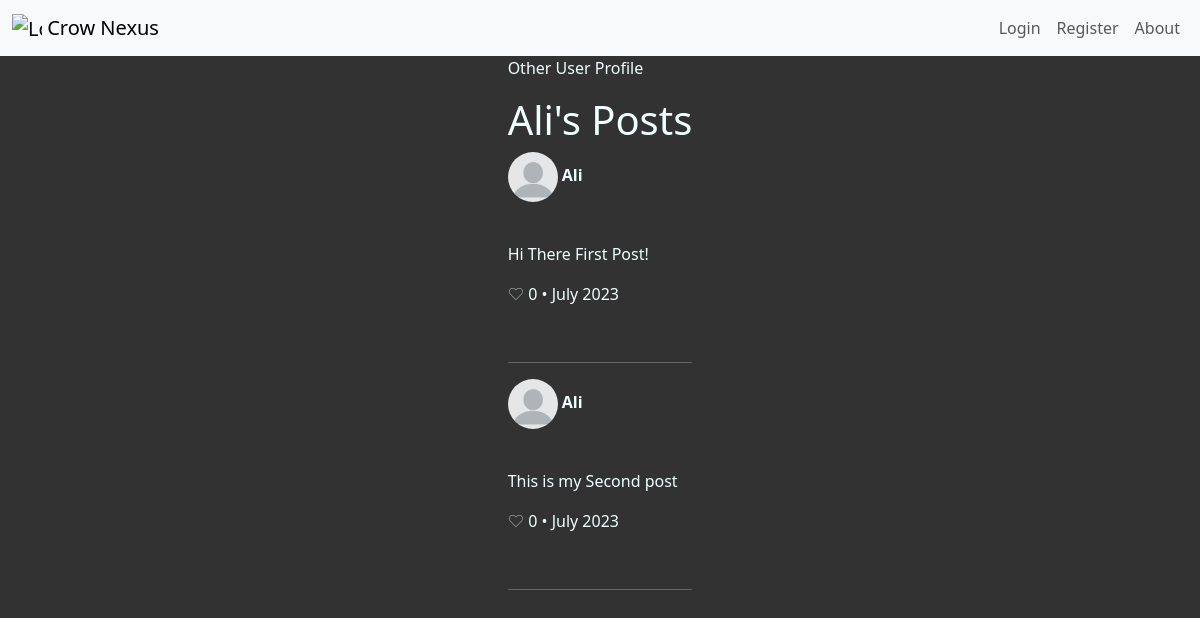
/1, run on an earlier commit of the app's database.
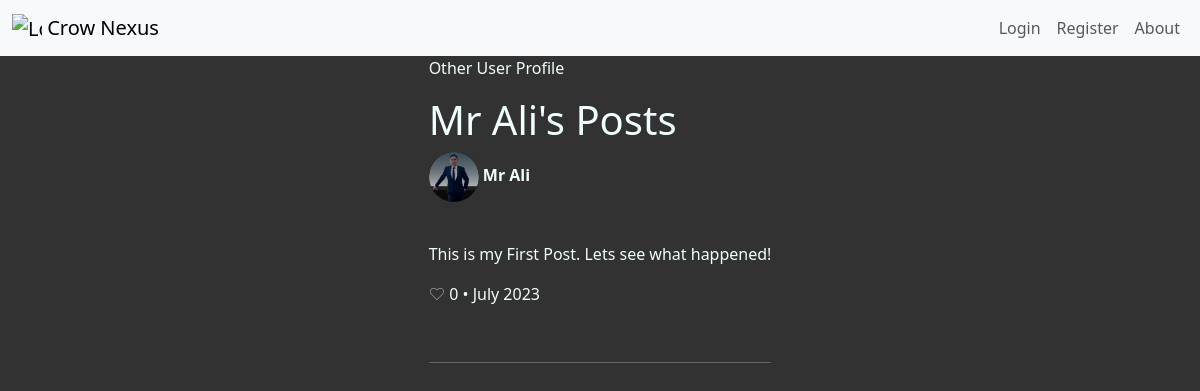
And on a later commit of the database.
### main.py (models this page shows)
    class User(db.Model, UserMixin):
        __tablename__ = 'user'
        id = db.Column(db.Integer, primary_key=True)
        username = db.Column(db.String(40), nullable=False, unique=False)
        email = db.Column(db.String(80), nullable=False, unique=True)
        phone_number = db.Column(db.String(20))
        password = db.Column(db.String(100), nullable=False)
        created_at = db.Column(db.DateTime, default=datetime.utcnow)
        updated_at = db.Column(
            db.DateTime, default=datetime.utcnow, onupdate=datetime.utcnow)
        is_blocked = db.Column(db.Boolean, default=False)
        profile_picture = db.Column(db.String(100))
        posts = relationship('Post', back_populates='user')
        comments = db.relationship('Comment', back_populates='user')

    class Post(db.Model):
        __tablename__ = 'post'
        id = db.Column(db.Integer, primary_key=True)
        user_id = db.Column(db.Integer, db.ForeignKey(
            'user.id'), nullable=False)
        body = db.Column(db.Text, nullable=False)
        likes = db.Column(db.Integer, default=0)
        created_at = db.Column(db.DateTime, default=datetime.utcnow)
        updated_at = db.Column(db.DateTime, default=datetime.utcnow)
        user = relationship('User', back_populates='posts')
        comments = db.relationship('Comment', back_populates='post')

### main.py (the view)
    @app.route('/<int:user_id>')
    def user_posts(user_id):
        user = User.query.get(user_id)
        if user:
            posts = user.posts
            return render_template('user_posts.html', user=user, posts=posts, current_user=current_user, logged_in=current_user.is_authenticated)
        else:
            flash('User not found.')
            return redirect(url_for('home'))

### templates/user_posts.html
{% extends 'base.html' %}
{% block content %}
<p>Other User Profile</p>
<h1>{{ user.username }}'s Posts</h1>
{% for post in posts %}
<div>
    <p>
        <span>
        {% if post.user.profile_picture %}
            <img src="{{ url_for('static', filename='profile_pictures/' + post.user.profile_picture) }}" alt="Profile Picture">
        {% else %}
         <img src="{{ url_for('static', filename='images/blank-profile-pic.png') }}" alt="Profile Picture">
        {% endif %}
    </span>
    <strong>{{ post.user.username }}</strong>
    </p>
    <br>
    <p>{{ post.body }}</p>
    <p style="font-weight:lighter">
        ♡ {{ post.likes }} •
        {{ post.created_at.strftime('%B %Y') }}
    <br>
    </p>
    <br><hr>
</div>
{% endfor %}
{% endblock %}

What changed in the data, as far as the page shows it:
removed Post: user.username "Ali", body "This is my Second post", likes "0", created_at "July 2023"
changed User: username "Ali" → "Mr Ali"
changed Post: profile_picture: picture added; user.username "Ali" → "Mr Ali"; body "Hi There First Post!" → "This is my First Post. Lets see what happened!"; profile_picture: picture removed
